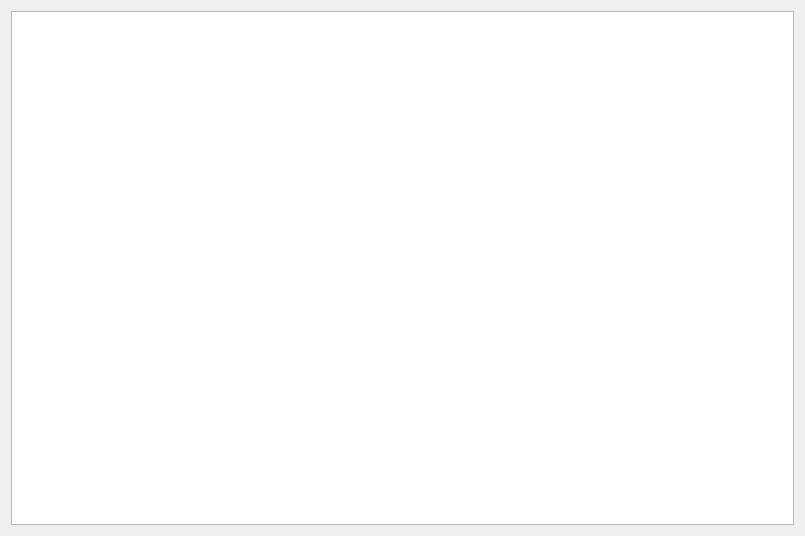
<?xml version="1.0" encoding="UTF-8"?>
<ui version="4.0">
 <class>OffersByPaymentMethodView</class>
 <widget class="QWidget" name="OffersByPaymentMethodView">
  <property name="geometry">
   <rect>
    <x>0</x>
    <y>0</y>
    <width>805</width>
    <height>536</height>
   </rect>
  </property>
  <property name="windowTitle">
   <string>Form</string>
  </property>
  <layout class="QVBoxLayout" name="verticalLayout">
   <item>
    <widget class="QTableView" name="offers_table_view"/>
   </item>
  </layout>
 </widget>
 <resources/>
 <connections/>
</ui>
